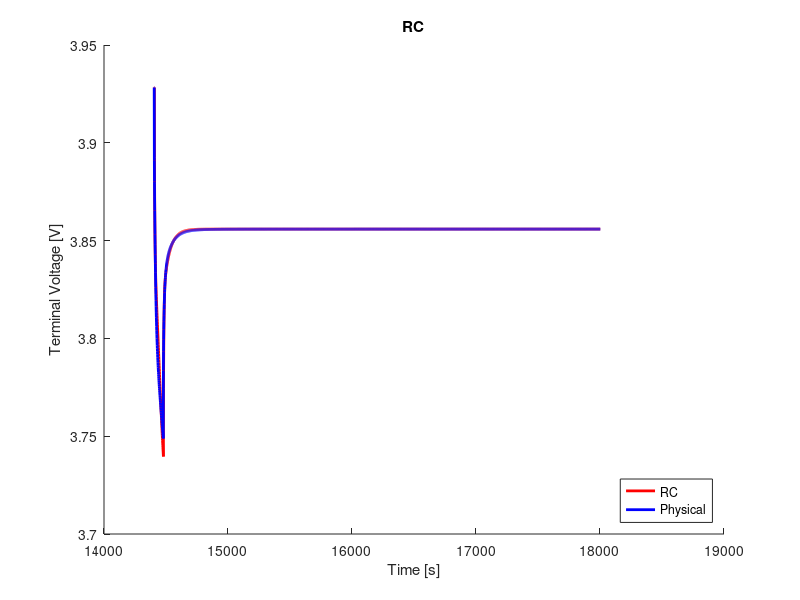

This figure's MATLAB source:
clear;
clc;
close all;

%% load data
load('ocv_final.mat');
time_ocv = time;
load('pulse_5_c_4.mat');
load('rc2_cf_5_c.mat');

%% voltage limitations
v_max = 4.4;                                    % cut-over voltage
v_min = 3.0;                                    % cut-off voltage

%% resample ocv and soc
t1 = time_ocv(1);
t2 = time_ocv(end);
dt = 1;                                         % sample time
t = (t1:dt:t2) - t1;

ocv = interp1(time_ocv, ocv, t1:dt:t2);
soc = interp1(time_ocv, soc, t1:dt:t2);

s = length(time);

%% variables
Q = 16.8;
eta = 1.0;                                  % coulombic efficiency

n = 2;                                      % number of rc links
i_r = zeros(n, 1);
v_c = zeros(n, 1);
flag = 1;

%% compute soc
ind_init = soc(interp1(ocv, 1:length(ocv), V_batt_time(1), 'nearest'))
ind_init = interp1(soc, 1:length(soc), ind_init, 'nearest');
v_t(1) = ocv(ind_init);
z0 = soc(ind_init);
z = z0 - dt/(Q*3600)*eta*cumsum(I(1:end));

% manual fit
p = 5;
r0 = r0_cf(p);
r1 = r1_cf(p);
r2 = r2_cf(p);
% r3 = r3_cf(p);
c1 = c1_cf(p);
c2 = c2_cf(p);
% c3 = c3_cf(p);

r = [r1; r2];
c = [c1; c2];

%% compute terminal voltage
for j = 1:n
    f(j) = exp(-dt/(r(j)*c(j)));
end
for k = 1:s-1
    if flag == 1
        i_r(:, k+1) = diag(f)*i_r(:, k) + (1-f')*I(k);
        v_c(:, k) = i_r(:, k).*r;
        ind = interp1(soc, 1:length(soc), z(k), 'nearest');
        v_t(k+1) = ocv(ind) - sum(v_c(:, k)) - I(k).*r0;
        if v_t(k) < v_min
            fprintf('Reached lower voltage limit.');
            flag = 0;
        end
        if v_t(k) > v_max
            fprintf('Reached upper voltage limit.');
            flag = 0;
        end 
    end
end

%% compute rms error
v_t = reshape(v_t, size(V_batt_time));
rmse = 1000*sqrt(mean((V_batt_time - v_t).^2))     % [mV]

%% plot
figure(1);
hold on;
plot(time, v_t, 'r', 'LineWidth', 2)
hold on;
plot(time, V_batt_time, 'b', 'LineWidth', 2)
xlabel('Time [s]')
ylabel('Terminal Voltage [V]')
title('RC')
legend('RC', 'Physical', 'location', 'southeast')
